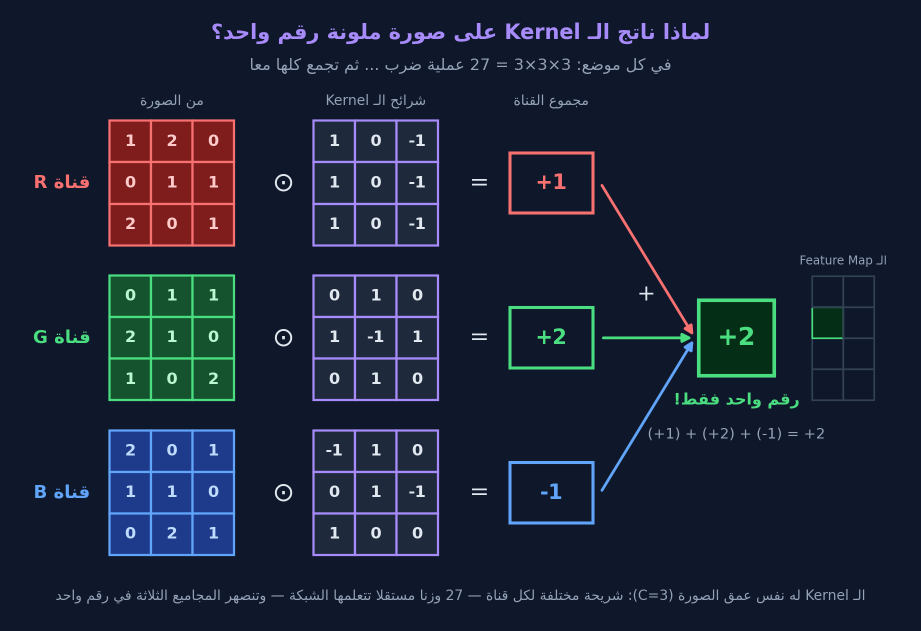
#> input picture Week5/media/06-rgb-kernel-one-number.png, 1842 x 1261 px, given in place of passing-cars.mp4, which was not available (shown at 1/2 size)
$ jupyter execute --allow-errors Week_3_Traditional_CV_EdgeDetection_Motion_Filtering.ipynb   (shell and % lines are left out)   (text cells are left out)
#> lines starting #> are read from the running program, lines starting #| are printed output that depends on the picture; pictures that were not available may be replaced by others from this repository, and a replacement may not be noted
[cell 1]
# Install libraries for correct Arabic text rendering in Matplotlib

[cell 2]
import arabic_reshaper
import cv2
import numpy as np
import requests
import matplotlib.pyplot as plt
import matplotlib.animation as animation
from IPython.display import HTML


from bidi.algorithm import get_display

# Helper function to fix Arabic text for Matplotlib plots
# [4 lines left out: function fix_arabic_text_for_plot, not called in this run]

[cell 3]
# URL of the image
image_url = "https://raw.githubusercontent.com/mohres/aleppo-vision-course-assets/master/images/aleppo-uni.jpg"

# Download the image
#> (the rest of this cell did not finish here and is left out)

#> (a cell that did not finish here is left out)

[cell 5]
# ============================================================
# تطبيق فلتر Gaussian من الصفر باستخدام NumPy (From Scratch)
# ============================================================
# الهدف: فهم آلية عمل الفلتر خطوة بخطوة قبل استخدام الدوال الجاهزة
#
# المعاملات:
#   image     : مصفوفة الصورة بتدرج رمادي (2D numpy array)
#   kernel_size: حجم النواة (kernel) — يجب أن يكون عدداً فردياً مثل 3 أو 5 أو 7
#               كلما كبر الحجم، زاد التنعيم وزاد الوقت الحسابي
#   sigma     : معامل سيجما (الانحراف المعياري) للتوزيع الغاوسي
#               كلما زادت قيمته، انتشرت الأوزان على مساحة أوسع وزاد التغبيش

import numpy as np

# [29 lines left out: function gaussian_kernel, not called in this run]

[cell 6]
# [40 lines left out: function apply_gaussian_blur_from_scratch, not called in this run]

#> (a cell that did not finish here is left out)

[cell 8]
# your code here :)

[cell 9]
# ============================================================
# تطبيق مرشح Sobel من الصفر باستخدام NumPy (From Scratch)
# ============================================================
# الهدف: فهم كيف يطبّق الكمبيوتر مصفوفة سوبل على الصورة لاكتشاف الحواف
#
# المعاملات:
#   image     : مصفوفة الصورة بتدرج رمادي (2D numpy array)
#   كلما زادت قيمة التدرج في بكسل معين، كلما كان ذلك البكسل أقرب لكونه حافة

# [55 lines left out: function apply_sobel_from_scratch, not called in this run]

[cell 10]
# --- تطبيق الفلتر على منطقة صغيرة 100×100 ---
print("جارٍ تطبيق مرشح سوبل من الصفر...")
#> (the rest of this cell did not finish here and is left out)

[cell 11]
# ============================================================
# تطبيق خطوات Canny من الصفر باستخدام NumPy (From Scratch)
# ============================================================
# الهدف: فهم الخطوات الخمس لخوارزمية Canny قبل استخدام cv2.Canny
#
# ملاحظة: هذا تطبيق تعليمي مبسّط. cv2.Canny أسرع وأكثر دقة للاستخدام الفعلي.

# [78 lines left out: functions non_maximum_suppression, double_threshold_and_hysteresis, not called in this run]


# --- تطبيق الخطوات على منطقة صغيرة 100×100 ---
print("جارٍ تطبيق خوارزمية Canny من الصفر...")
#> (the rest of this cell did not finish here and is left out)

[cell 12]
# [21 lines of commented-out code are left out]
plt.figure(figsize=(8, 6))
#> (this line was passed over: IPython is not available in this run)
#> (the rest of this cell did not finish here and is left out)

#> (a cell that did not finish here is left out)

[cell 14]
# Your code here ;)

[cell 15]
# ============================================================
# كشف الحركة باستخدام فرق الإطارات المتتالية (Motion Detection)
# ============================================================

import cv2
import matplotlib.pyplot as plt
import matplotlib.animation as animation
from IPython.display import HTML

video_path = "passing-cars.mp4"

# فتح الفيديو
cap = cv2.VideoCapture(video_path)

frames_data = []

# قراءة أول إطار
ret, prev_frame = cap.read()
#> prev_frame is the input picture: shape (1261, 1842, 3); mean B, G, R 53.3, 34.5, 26.4

if ret:

    # تحويله إلى رمادي وتطبيق Gaussian Blur
    prev_gray = cv2.cvtColor(prev_frame, cv2.COLOR_BGR2GRAY)
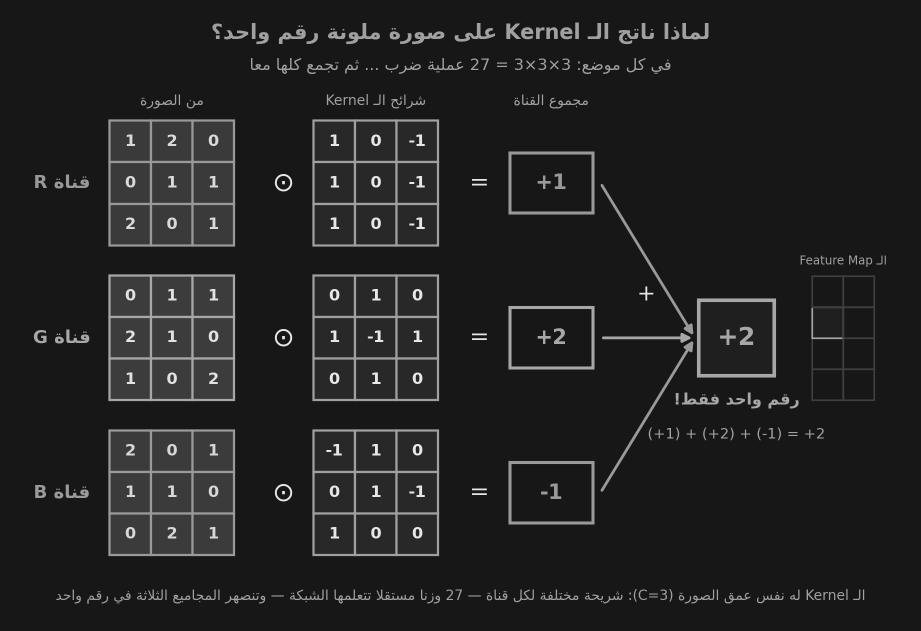
#> prev_gray: shape (1261, 1842) (shown at 1/2 size); min 23, max 231, mean 34.4
    prev_gray = cv2.GaussianBlur(prev_gray, (21, 21), 0)
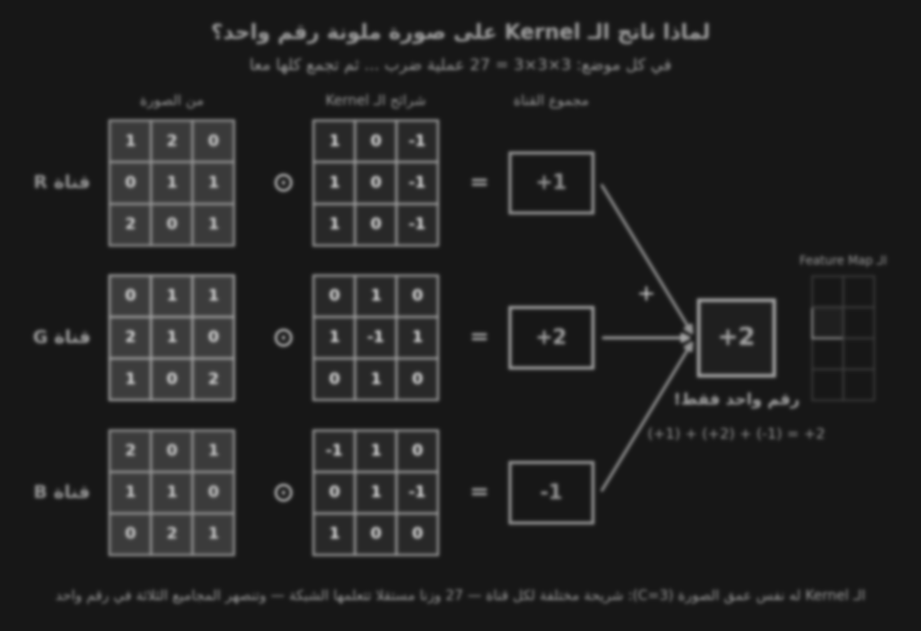
#> prev_gray: shape (1261, 1842) (shown at 1/2 size); min 23, max 170, mean 34.4

    # قراءة الفيديو كاملاً
    while True:

        ret, frame = cap.read()

        if not ret:
            break

        # تحويل الإطار الحالي إلى رمادي
        gray = cv2.cvtColor(frame, cv2.COLOR_BGR2GRAY)
        gray = cv2.GaussianBlur(gray, (21, 21), 0)

        # حساب الفرق بين الإطارين
        diff = cv2.absdiff(prev_gray, gray)
#> diff: shape (1261, 1842); every value is 0

        # استخراج مناطق الحركة
        _, motion = cv2.threshold(diff, 50, 150, cv2.THRESH_BINARY)

        # حفظ النتائج للعرض
        frame_rgb = cv2.cvtColor(frame, cv2.COLOR_BGR2RGB)
        frames_data.append((frame_rgb, diff, motion))

        # الإطار الحالي يصبح السابق
        prev_gray = gray

cap.release()

print("عدد الإطارات:", len(frames_data))

# ============================================================
# عرض النتائج كـ Animation
# ============================================================

fig, axes = plt.subplots(1, 3, figsize=(18, 5))

axes[0].set_title("Original Frame")
axes[1].set_title("Frame Difference")
axes[2].set_title("Motion")

for ax in axes:
    ax.axis("off")

img0 = axes[0].imshow(frames_data[0][0])
img1 = axes[1].imshow(frames_data[0][1], cmap="hot")
img2 = axes[2].imshow(frames_data[0][2], cmap="gray")

counter = fig.text(0.5, 0.02, "", ha="center", fontsize=12)

plt.tight_layout()

# [11 lines left out: function update, not called in this run]

ani = animation.FuncAnimation(
    fig,
    update,
    frames=len(frames_data),
    interval=50,
    blit=True
)

plt.close()

HTML(ani.to_jshtml())

$ run again, on Week5/media/09-backprop-exercise-circuit-solution.png
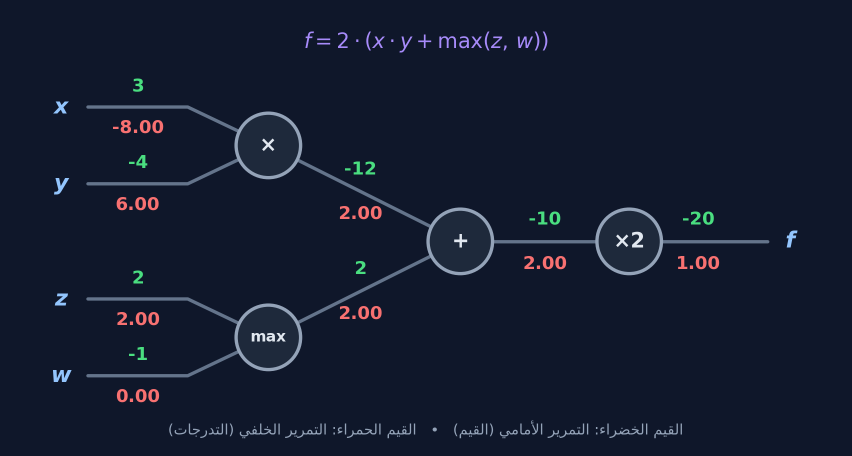
#> input picture Week5/media/09-backprop-exercise-circuit-solution.png, 1703 x 912 px, given in place of passing-cars.mp4, which was not available (shown at 1/2 size)
#> prev_frame is the input picture: shape (912, 1703, 3); mean B, G, R 46.3, 27.5, 19.7
#> `prev_gray = cv2.cvtColor(prev_frame, cv2.COLOR_BGR2GRAY)`:
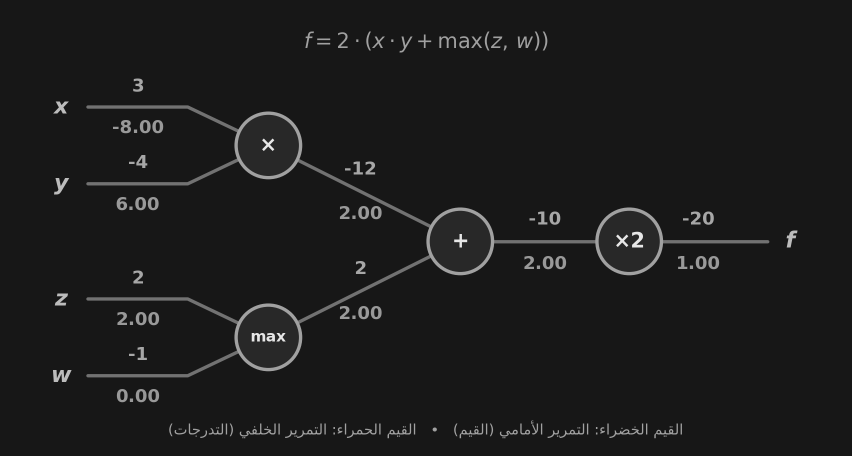
#> prev_gray: shape (912, 1703) (shown at 1/2 size); min 23, max 231, mean 27.5
#> `prev_gray = cv2.GaussianBlur(prev_gray, (21, 21), 0)`:
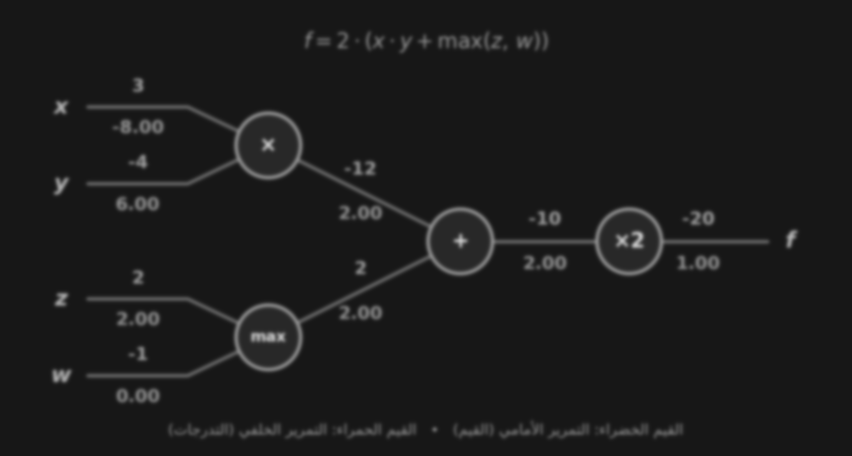
#> prev_gray: shape (912, 1703) (shown at 1/2 size); min 23, max 190, mean 27.5
#> diff: shape (912, 1703); every value is 0
